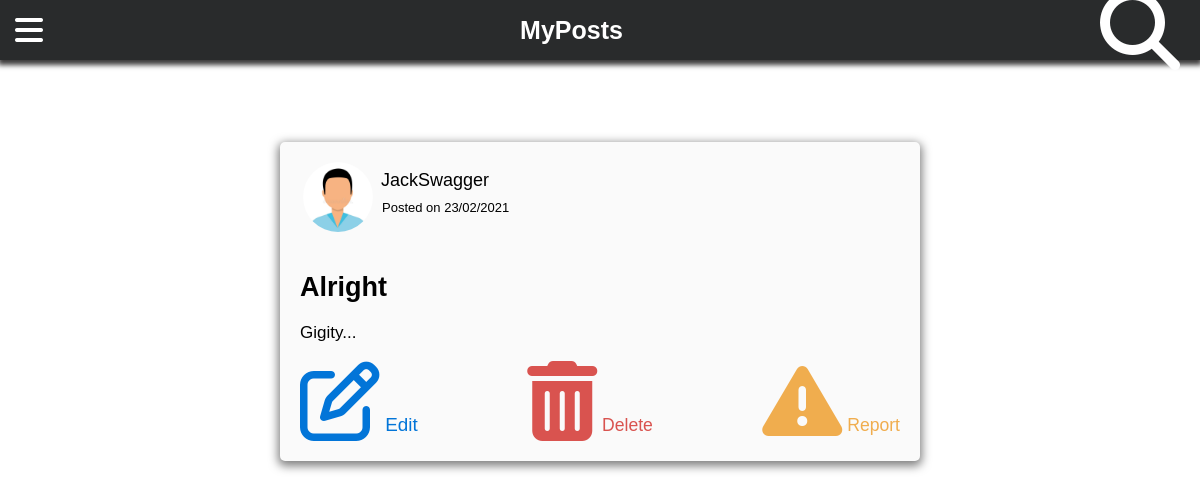
The page /my_post/1 on the database its author committed.
### flaskapp/models.py (models this page shows, shortened)
class Posts(db.Model):
    __tablename__ = "MyPosts"
    id = db.Column(db.Integer, primary_key = True)
    title  = db.Column(db.String(200))
    content  = db.Column(db.Text())
    author = db.Column(db.String(200))
    date_posted = db.Column(db.DateTime,nullable = False,default = datetime.utcnow)

### flaskapp/posts/routes.py (the view)
@posts_blueprint.route("/my_post/<int:post_id>",methods=["POST","GET"])
def my_post(post_id):
    post = Posts.query.get_or_404(post_id)
    return render_template("myposts.html",post = post,title = post.title)

### flaskapp/templates/myposts.html (shortened to what this page needs)
<!DOCTYPE html>
<html lang="en">
<head>
  <link rel="stylesheet" href="{{url_for('static', filename='myposts.css')}}">
</head>
<body id="body">
  <header>
    <div class="burger">
      <h2 style="color:white;font-size:2rem;" class="fa fa-bars"></h2>
    </div>
    <strong>MyPosts</strong>
    <h1><i class="fa fa-search"></i></h1>
  </header>
<br>
  <div class="post-container">
    <div class="user">
    <img class="min-pic" id="user" src="{{url_for('static', filename='image.jpg')}}">
    <small>{{post.author}}
      <small class="date">Posted on {{post.date_posted.strftime('%d/%m/%Y')}}</small>
    </small>
  </div>
  <h2>{{post.title}}</h2>
  <h4>{{post.content}}<span id="dots">...</span>
  </h4>
  <br>
  <div class="icons">
    <a style="color:#0275d8;font-size:1.18rem;text-decoration: none;" id="edit-button" href="/update/{{post.id}}"><i class="fa fa-edit"> </i> Edit</a>
    <a style="color:#d9534f;text-decoration:none;" id="delete-button" href="/delete/{{post.id}}"><i class="fa fa-trash"></i> Delete</a>
    <a style="color:#f0ad4e";class="share"><i class="fa fa-exclamation-triangle"></i> Report</a>
  </div>
  </div>
   <div class="" style="height:400px;"></div>
</body>
</html>

### flaskapp/static/myposts.css (style rules this page uses)
* { margin: 0; padding: 0; box-sizing: border-box; font-family:Arial, Helvetica, sans-serif; }
header { position: sticky; top : 0; width: 100%; background: #292b2c; display: flex; height: 60px; justify-content: space-between; align-items: center; box-shadow: 0 3px 5px 2px #3d3b3b; }
.icons { display:flex; justify-content:space-between; color:rgb(49, 47, 47); font-weight:200; font-size:1.1rem; cursor: pointer; }
strong { color:white; font-size:25px; font-weight:400px; }
h1 { padding-right: 20px; font-size: 25px; font-family:Arial, Helvetica, sans-serif; color: white; font-weight:200; cursor:pointer; }
.burger { padding-left: 15px; cursor: pointer; }
h2, p ,img { display: block; width:80%; max-width:600px; margin: 20px auto; }
.post-container { background-color: #fafafa; color: black; border: none; padding:0px 20px 20px 20px; border-radius: 5px; box-shadow: 0 3px 10px 2px rgba(0, 0, 0, 0.5); width: 640px; margin:auto; margin-top:4rem; max-width: 97%; max-height:87%; }
.post-container > h2 { text-align:start; font-size:27px; font-weight:bold; width:600px; text-transform: capitalize; }
.post-container >h4 { font-size:17px; font-weight:200; }
.user { display: flex; }
small { margin-right:20rem; padding:1px; margin-top:1.7rem; width:200px; text-transform: capitalize; font-size:18px; font-weight:400; }
.date { margin-top:0.5rem; display: block; font-size:13px; text-transform: none; }
.min-pic { width:70px; height:70px; margin-left:0.2rem; border-radius:100px; }
.fa { font-size: 5rem; cursor: pointer; user-select: none; }

### rows shown on the page
Posts: author "JackSwagger", date_posted "23/02/2021", title "Alright", content "Gigity"
